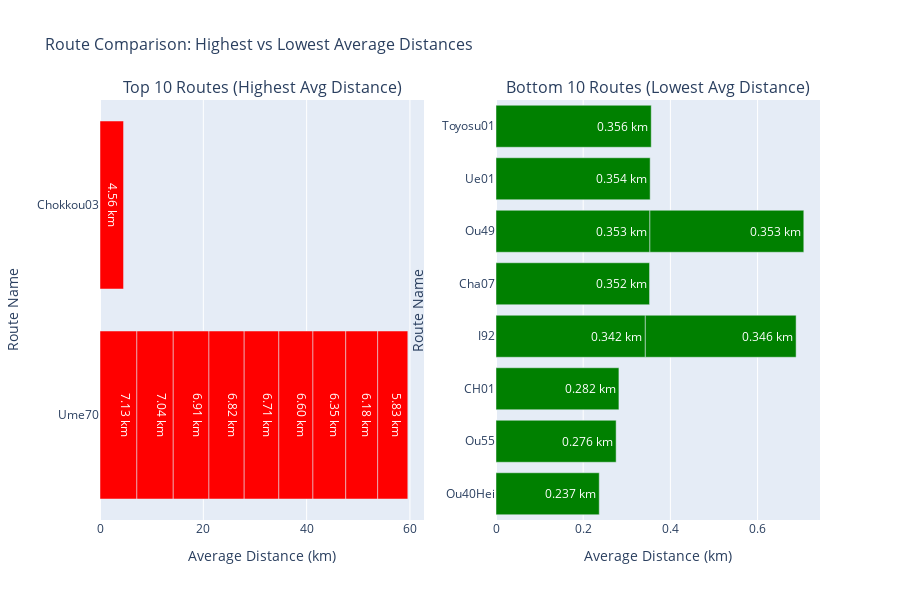

The notebook cell saved with this chart:
### Code cell
# Create bar chart of top/bottom routes
top_10 = df_routes.nlargest(10, 'avg_distance')
bottom_10 = df_routes.nsmallest(10, 'avg_distance')

fig_bars = make_subplots(
    rows=1, cols=2,
    subplot_titles=["Top 10 Routes (Highest Avg Distance)", "Bottom 10 Routes (Lowest Avg Distance)"],
    horizontal_spacing=0.1
)

# Top routes
fig_bars.add_trace(
    go.Bar(
        x=top_10['avg_distance'],
        y=top_10['route_name'],
        orientation='h',
        name='Top Routes',
        marker_color='red',
        text=[f"{dist:.2f} km" for dist in top_10['avg_distance']],
        textposition='auto'
    ),
    row=1, col=1
)

# Bottom routes
fig_bars.add_trace(
    go.Bar(
        x=bottom_10['avg_distance'],
        y=bottom_10['route_name'],
        orientation='h',
        name='Bottom Routes',
        marker_color='green',
        text=[f"{dist:.3f} km" for dist in bottom_10['avg_distance']],
        textposition='auto'
    ),
    row=1, col=2
)

fig_bars.update_layout(
    title_text="Route Comparison: Highest vs Lowest Average Distances",
    title_font_size=16,
    height=600,
    showlegend=False
)

fig_bars.update_xaxes(title_text="Average Distance (km)")
fig_bars.update_yaxes(title_text="Route Name")

fig_bars.show()

### Figure 1 — Plotly figure (JSON) as saved in the notebook; plotly's stock layout.template omitted (floating-point values rounded to 4 significant figures)
{"data": [{"marker": {"color": "red"}, "name": "Top Routes", "orientation": "h", "text": ["7.13 km", "7.04 km", "6.91 km", "6.82 km", "6.71 km", "6.60 km", "6.35 km", "6.18 km", "5.83 km", "4.56 km"], "textposition": "auto", "type": "bar", "x": [7.134, 7.044, 6.91, 6.822, 6.709, 6.6, 6.35, 6.184, 5.831, 4.558], "xaxis": "x", "y": ["Ume70", "Ume70", "Ume70", "Ume70", "Ume70", "Ume70", "Ume70", "Ume70", "Ume70", "Chokkou03"], "yaxis": "y"}, {"marker": {"color": "green"}, "name": "Bottom Routes", "orientation": "h", "text": ["0.237 km", "0.276 km", "0.282 km", "0.342 km", "0.346 km", "0.352 km", "0.353 km", "0.353 km", "0.354 km", "0.356 km"], "textposition": "auto", "type": "bar", "x": [0.2368, 0.2756, 0.2819, 0.3425, 0.3459, 0.3522, 0.353, 0.353, 0.3536, 0.3561], "xaxis": "x2", "y": ["Ou40Hei", "Ou55", "CH01", "I92", "I92", "Cha07", "Ou49", "Ou49", "Ue01", "Toyosu01"], "yaxis": "y2"}], "layout": {"annotations": [{"font": {"size": 16}, "showarrow": false, "text": "Top 10 Routes (Highest Avg Distance)", "x": 0.225, "xanchor": "center", "xref": "paper", "y": 1, "yanchor": "bottom", "yref": "paper"}, {"font": {"size": 16}, "showarrow": false, "text": "Bottom 10 Routes (Lowest Avg Distance)", "x": 0.775, "xanchor": "center", "xref": "paper", "y": 1, "yanchor": "bottom", "yref": "paper"}], "height": 600, "showlegend": false, "title": {"font": {"size": 16}, "text": "Route Comparison: Highest vs Lowest Average Distances"}, "xaxis": {"anchor": "y", "domain": [0, 0.45], "title": {"text": "Average Distance (km)"}}, "xaxis2": {"anchor": "y2", "domain": [0.55, 1], "title": {"text": "Average Distance (km)"}}, "yaxis": {"anchor": "x", "domain": [0, 1], "title": {"text": "Route Name"}}, "yaxis2": {"anchor": "x2", "domain": [0, 1], "title": {"text": "Route Name"}}}}
